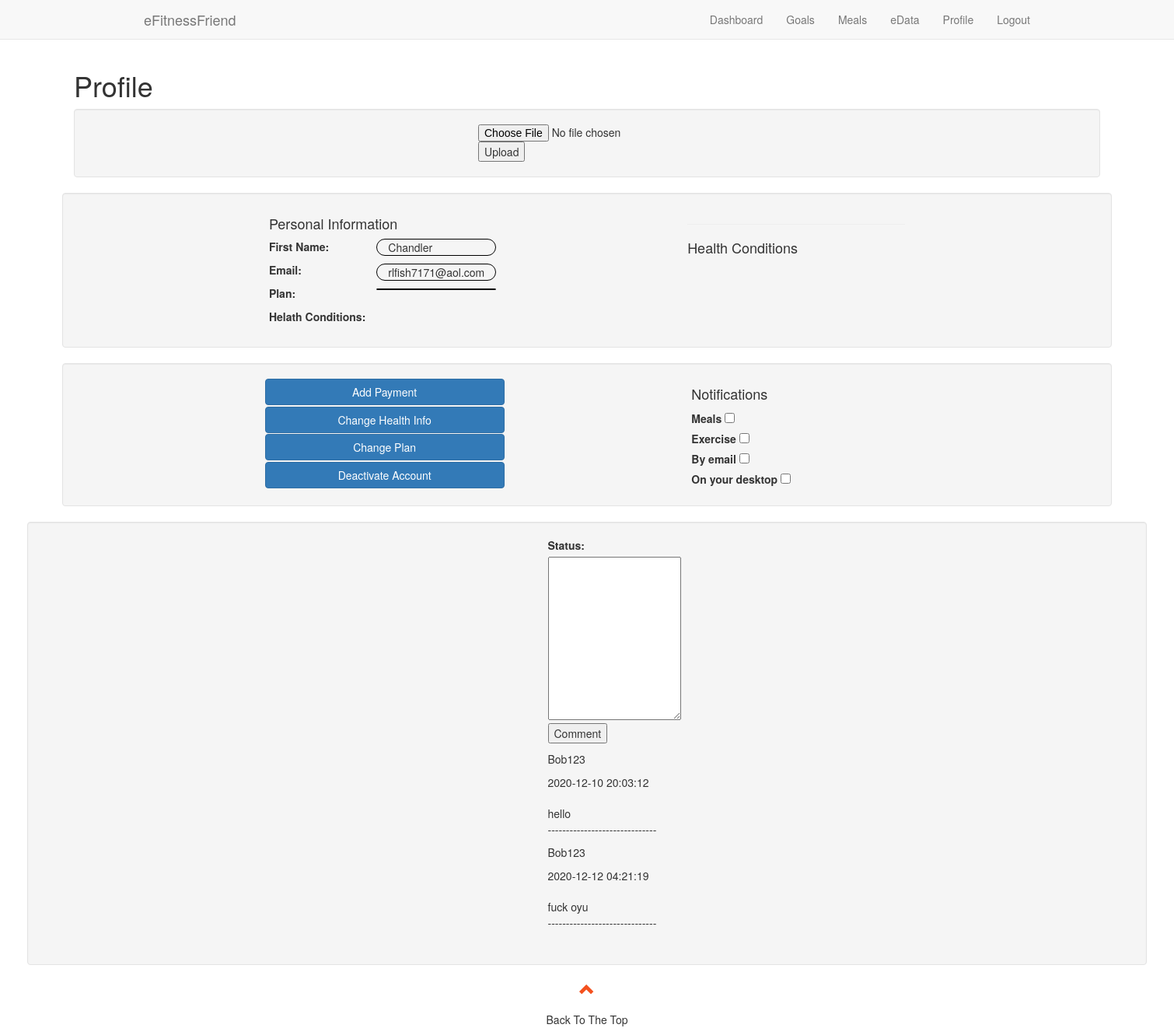
The app's page /profile.php (signed in) with its own data.
### tables this page shows
CREATE TABLE `user_comments` (
  `id` int(11) NOT NULL,
  `user_id` int(11) NOT NULL,
  `date` datetime NOT NULL,
  `message` varchar(500) NOT NULL
);

### commentSystemDis.php (the view, shortened to what this page needs)
<?php
 function getUserComments($con){
 	$sql = "SELECT * FROM user_comments";
 	$result = $con->query($sql);
 	while ($row = $result->fetch_assoc()){
 		echo "<div class='comment-box'><p>";
 echo "<p>" . $_SESSION["useruid"] . "</p>";
 	    echo $row['date']."<br></br>";
 		echo $row['message']. "<br>";
 		echo "<p> ------------------------------</p>";
 		echo "</p></div>";
 	}
 }
 ?>

### records on screen
user_comments: date "2020-12-10 20:03:12", message "hello"
user_comments: date "2020-12-12 04:21:19", message "fuck oyu"

### other values on screen
$_SESSION["name"] "Chandler"
$_SESSION["email"] "rlfish7171@aol.com"
